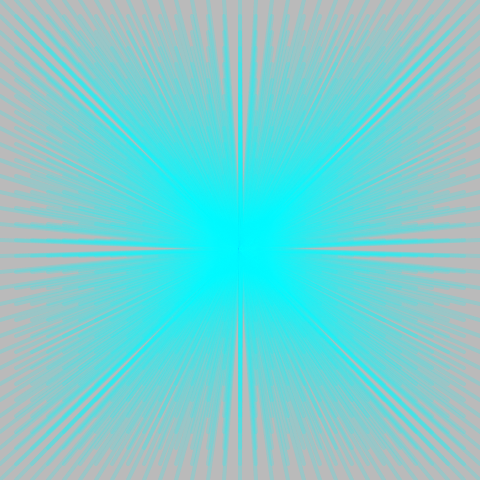
Frame 1 (no input)
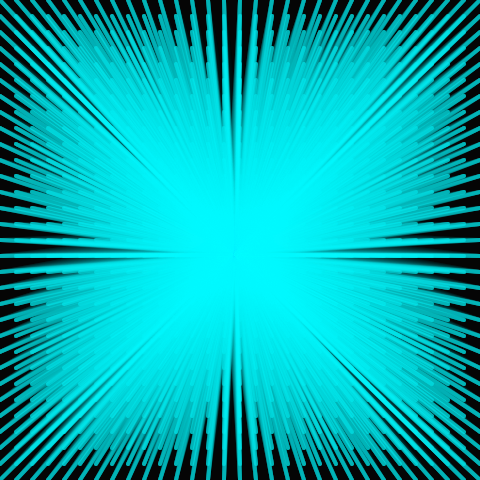
Frame 60 (no input)
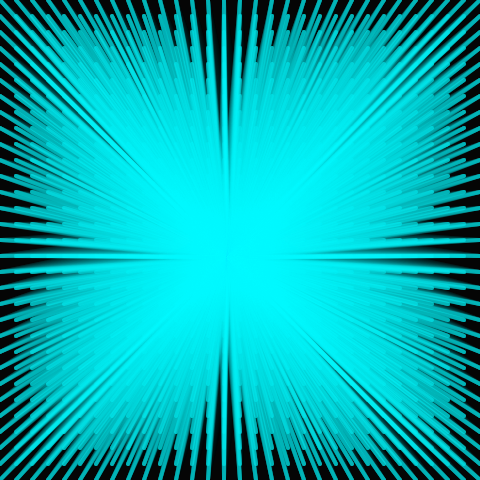
Frame 120 (the mouse pressed at the canvas centre since frame 60)

The p5.js sketch that drew these frames (run headless with seeded random() and noise() and a simulated clock; from frame 60 on, the mouse is pressed at the canvas centre):

// p5.js sketch
// ── sketch.js
// LineColor (p5.js 2.3.4 port of a #p5t Processing sketch)
// https://github.com/madparker/-p5t/blob/main/%23p5t/ArtSketch/10_09_2020/LineColor/LineColor.pde
// #p5t/ArtSketch/10_09_2020/LineColor/LineColor.pde

let n = 480;
let a = 0,
  f = 9,
  d = 0.1,
  x,
  y;

function setup() {
  createCanvas(480, 480); // frame.setSize(480, 480) in draw()
  background(204); // Processing default background
}

function draw() {
  f += d;
  a += 0.1;
  strokeWeight(4);
  colorMode(HSB, 99);
  if (f > 99 || f < 9) d *= -1;
  fill(0, 9);
  rect(-5, -5, 490, 490);
  for (x = 0; x <= n; x += 16) {
    for (y = 0; y <= n; y += 16) {
      stroke(50, 99, 99, 18);
      line(x, y, 240 + sin(a) * f, 240 + cos(a) * f);
    }
  }
}
//#p5t

// ---- Original Processing source: #p5t/ArtSketch/10_09_2020/LineColor/LineColor.pde
/*
int n=480;
float a,f=9,d=.1,x,y;
void draw(){
 f+=d;a+=.1;strokeWeight(4);
 colorMode(3,99); 
 if(f>99|f<9)d*=-1;
 frame.setSize(n,n);
 fill(0,9);rect(-5,-5,490,490);
 for(x=0;x<=n;x+=16)
 for(y=0;y<=n;y+=16){
  stroke(50,99,99,18);
  line(x,y,240+sin(a)*f,240+cos(a)*f);}}//#p5t
*/
